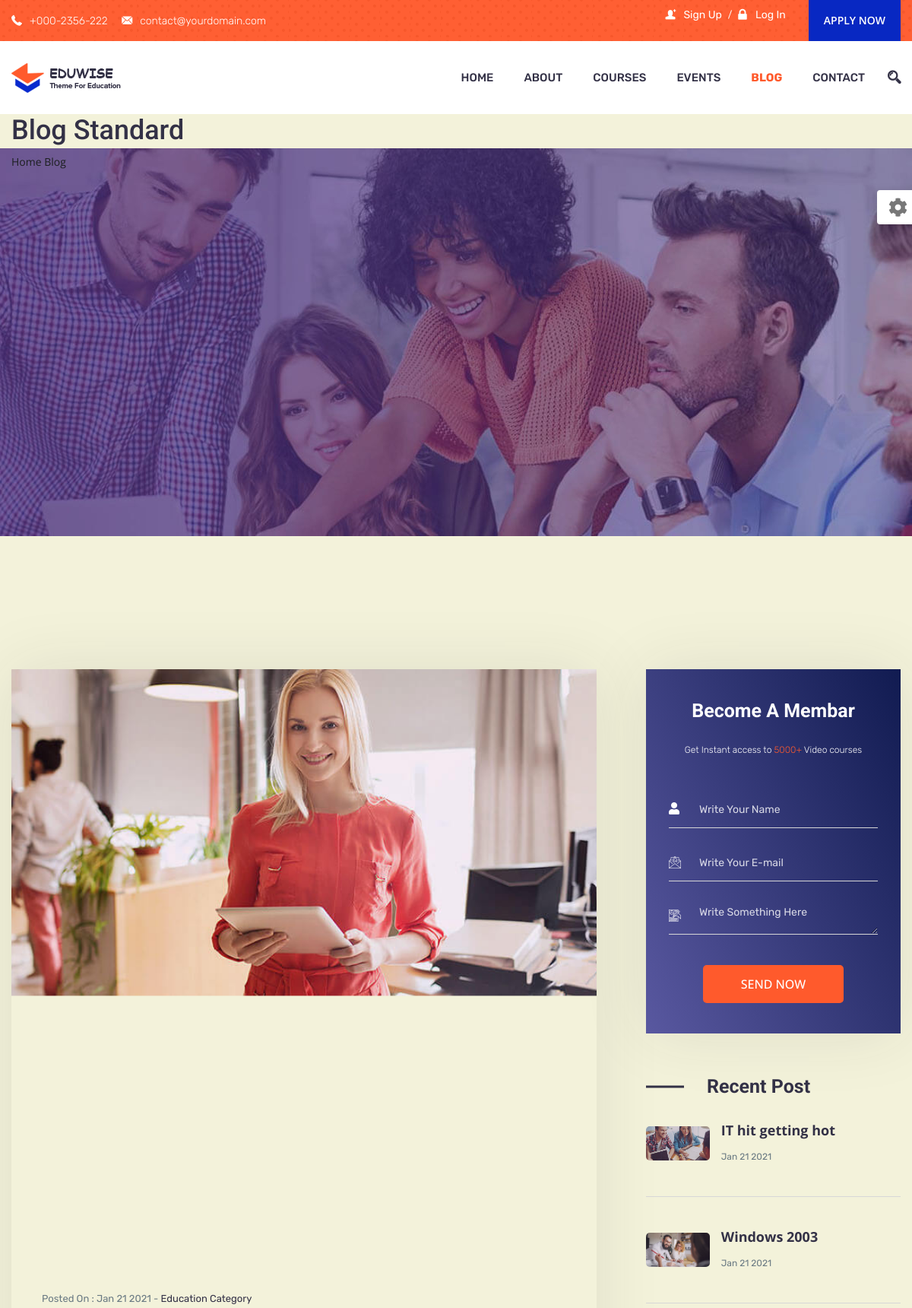
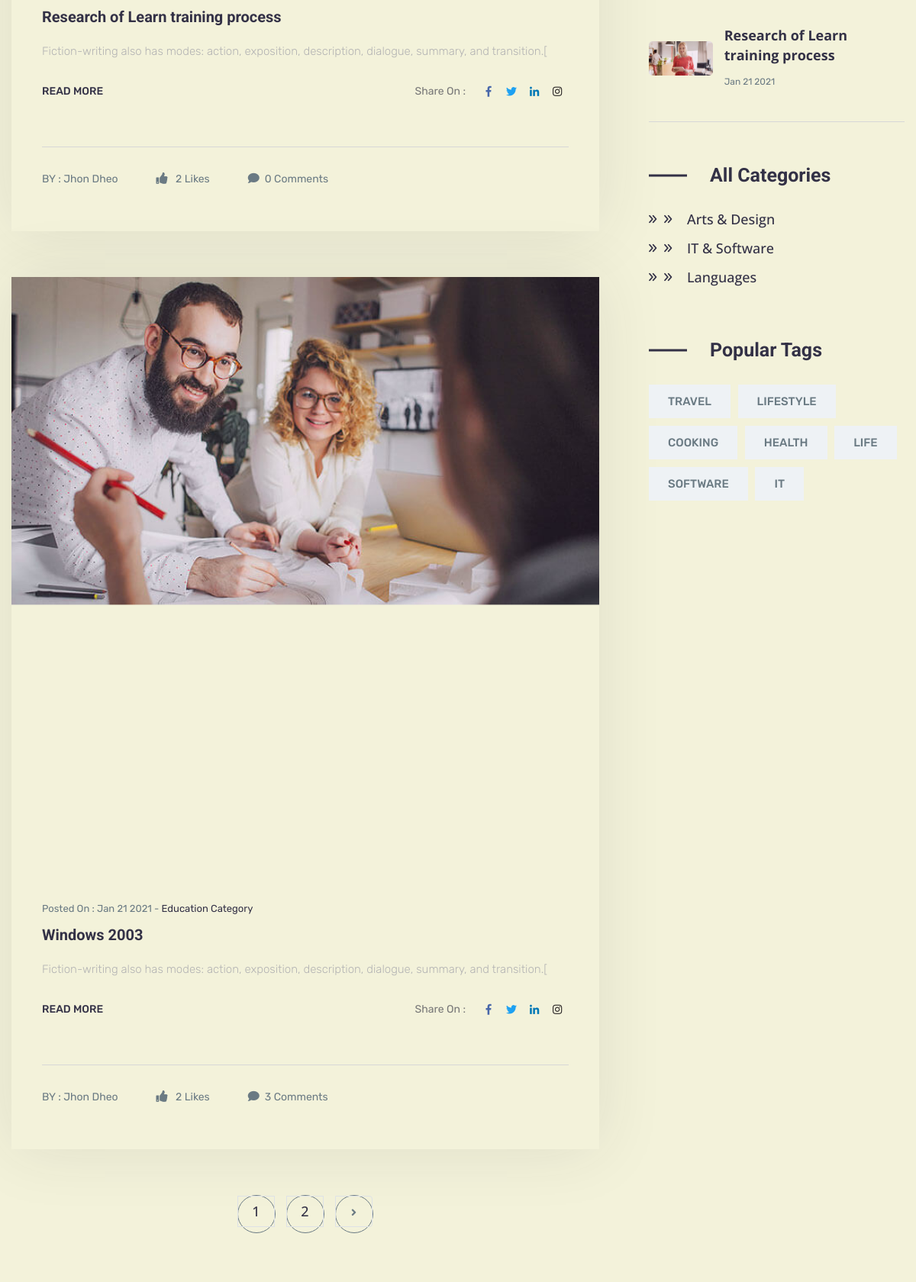
Screenshot of /blog/ (upper part) with the database file from the repository (2 pictures, top to bottom).
### blog/models.py (models this page shows, shortened)
class Post(models.Model):
    title = models.CharField(max_length=50)
    content = models.TextField()
    detail_content = models.TextField()
    author = models.ForeignKey(User , on_delete=models.CASCADE)
    image = models.ImageField(upload_to='blog/', blank=True, null=True)
    hit = models.IntegerField(default=0)
    category = models.ForeignKey(Category  ,null=True, on_delete=models.SET_NULL, related_name='posts')
    created  = models.DateTimeField(default=timezone.now)
    slug = models.SlugField(blank=True, null=True)
    tags = TaggableManager(blank=True)
    class Meta:
        verbose_name = ' post'
        verbose_name_plural = 'posts'
    def comment_count(self):
        return self.comments.all().count()

class Category(models.Model):
    category_name = models.CharField(max_length=50)
    slug = models.SlugField(blank=True, null=True)
    class Meta:
        verbose_name = ' category'
        verbose_name_plural = 'categories'

### blog/views.py (the view)
# urls.py: path('',views.post_list , name='post_list' ),
def post_list(request, news_letter=None):
    post_list = Post.objects.all()
    if news_letter:
        email = request.POST['email']
        Newsletter.objects.create(email=email)
    search_query = request.GET.get('q')
    if search_query:
        post_list = post_list.filter(
            Q(title__icontains=search_query) |
            Q(content__icontains=search_query) |
            Q(tags__name__icontains=search_query)
        ).distinct()
    paginator = Paginator(post_list, 2)
    page = request.GET.get('page')
    paged_post = paginator.get_page(page)
    context = {
        'post_list': paged_post,
    }
    return render(request, 'Post/post_list.html', context)

### blog/templatetags/custom_tags.py (called while the page is built)
@register.simple_tag(name="categories")
def all_categories():
    return Category.objects.all()

@register.simple_tag(name="tags")
def all_tags():
    return Tag.objects.all()

@register.simple_tag(name="recent_posts")
def all_post():
    return Post.objects.order_by('-created')[:5]

### templates/Post/post_list.html (shortened to what this page needs)
{% extends 'base.html' %}
{% load static %}
{% block content %}
 <div class="intro_wrapper" style="background: url({% static 'images/banner/inner_banner_1.jpg' %}) no-repeat center center !important; height: 600px;">
        <div class="container">
            <div class="row">
                 <div class="col-sm-12 col-md-8 col-lg-8">
                    <div class="intro_text">
                        <h1>Blog Standard</h1>
                        <div class="pages_links">
                            <a href="#" title="">Home</a>
                            <a href="#" title="" class="active">Blog</a>
                        </div>
                    </div>
                </div>
            </div>
        </div>
    </div>
</header>
<section class="blog_wrapper">
    <div class="container">
        <div class="row">
            <div class="col-12 col-sm-12 col-md-8 col-lg-8">
                {% if post_list %}
                {% for post in post_list %}
                <div class="single_blog">
                    <div class="blog_banner">
                        <a href="#" title=""><img src="{{ post.image.url }}" alt="" class="img-fluid"></a>
                    </div>
                    <div class="post_content_wrapper">
                        <div class="post_date"><p>Posted On : {{ post.created|date:"M d Y" }} - <span>Education Category</span></p></div>
                        <h3><a href="{% url 'blog:post_detail' post.id %}" title="">{{ post.title }}</a></h3>
                        <p>{{ post.content|slice:":100" }}</p>
                        <div class="post_by d-flex justify-content-between">
                            <a href="{% url 'blog:post_detail' post.id %}" title="">Read More  <i class="flaticon-login-button"></i></a>
                            <div class="social_wrapper d-flex">
                                <span>Share On : </span>
                                <ul class="social-items d-flex list-unstyled">
                                    <li><a href="#"><i class="fab fa-facebook-f fb_icon"></i></a></li>
                                    <li><a href="#"><i class="fab fa-twitter tw_icon"></i></a></li>
                                    <li><a href="#"><i class="fab fa-linkedin-in link_icon"></i></a></li>
                                    <li><a href="#"><i class="fab fa-instagram in_icon"></i></a></li>
                                </ul>
                            </div>
                        </div>
                        <ul class="post_bloger">
                            <li>BY : Jhon Dheo</li>
                            <li><i class="fas fa-thumbs-up"></i> 2 Likes</li>
                            <li><i class="fas fa-comment"></i>{{ post.comment_count }} Comments</li>
                        </ul>
                    </div>
                </div>
                {% endfor %}
                {% endif %}
                <div class="pagination_blog">
                    <div class="p-box-2 text-center">
                    <nav aria-label="Page navigation example">
                        {% if post_list.has_other_pages %}
                        <ul class="pagination">
                            {% for i in post_list.paginator.page_range  %}
                            {% if courses.number == i %}
                                <li class="page-item"><a class="page-link active" href="#">{{ i }}</a></li>
                            {% else %}
                                <li class="page-item"><a class="page-link" href="?page={{ i }}">{{ i }}</a></li>
                            {% endif %}
                            {% endfor %}
                            {% if  post_list.has_next %}
                                <li class="page-item">
                                    <a class="page-link" href="?page={{ post_list.next_page_number }}"><i class="fa fa-angle-right"></i></a>
                                </li>
                            {% else %}
                            <li class="page-item disabled">
                                <a class="page-link"><i class="fa fa-angle-right"></i></a>
                            </li>
                            {% endif %}
                        </ul>
                        {% endif %}
                    </nav>
                </div>
                </div>
            </div>
            {% include 'right_side.html' %}
        </div>
    </div>
</section>
{% endblock %}

### templates/right_side.html
{% load static %}
{% load custom_tags %}
<div class="col-12 col-sm-12 col-md-4 col-lg-4 blog_wrapper_right ">
    <div class="blog-right-items">
        <div class="become_a_teacher widget_single">
            <div class="form-full-box">
                <div class="form_title">
                    <h2>Become A Membar</h2>
                    <p>Get Instant access to <span>5000+ </span>Video courses </p>
                </div>
                <form>
                    <div class="register-form">
                        <div class="row">
                            <div class="col-12 col-xs-12 col-md-12">
                                <div class="form-group">
                                    <label><i class="fas fa-user"></i></label>
                                    <input class="form-control" name="name" placeholder="Write Your Name" required="" type="text">
                                </div>
                            </div>
                            <div class="col-12 col-xs-12 col-md-12">
                                <div class="form-group">
                                    <label><i class="flaticon-email"></i></label>
                                    <input class="form-control" name="email" placeholder="Write Your E-mail" required="" type="email">
                                </div>
                            </div>
                            <div class="col-12 col-xs-12 col-md-12">
                                <div class="form-group massage_text">
                                    <label><i class="flaticon-copywriting"></i></label>
                                    <textarea class="form-control" placeholder="Write Something Here" required="" ></textarea>
                                </div>
                            </div>
                            <div class="col-12 col-xs-12 col-md-12 register-btn-box">
                                <button class="register-btn" type="submit">Send Now</button>
                            </div>
                        </div>
                    </div>
                </form>
            </div>
        </div>
        <div class="recent_post_wrapper widget_single">
            <div class="items-title">
                <h3 class="title">Recent Post</h3>
            </div>
            {% recent_posts as recent_posts %}
            {% for post in recent_posts %}
            <div class="single-post">
                <div class="recent_img">
                     <a href="{% url 'blog:post_detail' post.id %}" title=""><img src="{{ post.image.url }}" alt="" class="img-fluid"></a>
                </div>
                <div class="post_title">
                    <a href="{% url 'blog:post_detail' post.id %}" title="">{{ post.title }}</a>
                    <div class="post-date">
                        <span>{{ post.created|date:"M d Y" }}</span>
                    </div>
                </div>
            </div>
            {% endfor %}
        </div>
        <div class="archives widget_single">
            <div class="items-title">
                <h3 class="title">All Categories</h3>
            </div>
            <div class="archives-items">
                <ul class="list-unstyled">
                    {% categories as categories %}
                    {% if categories %}
                    {% for category in categories %}
                    <li><a href="{% url 'blog:post_by_category' category.slug %}">{{ category.category_name }} </a></li>
                    {% endfor %}
                    {% endif %}
                </ul>
            </div>
        </div>
        <div class="popular_tags widget_single">
            <div class="items-title">
                <h3 class="title">Popular Tags</h3>
            </div>
            <div class="tags-items">
                <ul class="list-unstyled">
                    {% tags as tags %}
                    {% if tags %}
                    {% for tag in tags %}
                    <li><a href="{% url 'blog:post_by_tag' tag.slug %}" title="">{{ tag.name }}</a></li>
                    {% endfor %}
                    {% endif %}
                </ul>
            </div>
        </div>
    </div>
</div>

### static/css/assets/revolution/settings.css (style rules this page uses)
body { overflow-x: hidden !important; }

### static/css/responsive.css (style rules this page uses)
@media only screen and (min-width: 992px) and (max-width: 1280px) { section, header { overflow: hidden !important; } }

### static/login/css/style.css (style rules this page uses)
body { font-family: "Roboto", sans-serif; background-color: #fff; }
p { color: #b3b3b3; font-weight: 300; }
h1, h2, h3, h4, h5, h6, .h1, .h2, .h3, .h4, .h5, .h6 { font-family: "Roboto", sans-serif; }
a { -webkit-transition: .3s all ease; -o-transition: .3s all ease; transition: .3s all ease; }
h2 { font-size: 20px; }

### static/css/custom.css (style rules this page uses)
a { text-decoration: none; -webkit-transition: all 0.3s ease-in-out; -o-transition: all 0.3s ease-in-out; transition: all 0.3s ease-in-out; }
body { line-height: 24px; font-size: 14px; font-family: "Open Sans", sans-serif; font-weight: normal; color: #777777; }
h1, h2, h3, h4, h5, h6 { font-family: "Roboto", sans-serif; font-weight: 500; }
@media (min-width: 1200px) { .container { max-width: 1200px; } }
.blog_banner { min-height: 780px; position: relative; z-index: 1; overflow: hidden; margin-bottom: 0px; }
.page-link { background: transparent; font-weight: 400; }
h1 { font-size: 36px; }
h2 { font-size: 30px; }
h3 { font-size: 24px; }

### static/css/admin.css (style rules this page uses)
body { background: #F3F2DA; }
a:link, a:visited { color: #1c1f1f; }

### rows the page displays
Post: image (picture), created "Jan 21 2021", title "Research of Learn training process", content "Fiction-writing also has modes: action, exposition, description, dialogue, summary, and transition.[", comment_count "0"
Post: image (picture), created "Jan 21 2021", title "Windows 2003", content "Fiction-writing also has modes: action, exposition, description, dialogue, summary, and transition.[", comment_count "3"
Post: image (picture), title "IT hit getting hot", created "Jan 21 2021"
Category: category_name "Arts & Design"
Category: category_name "IT & Software"
Category: category_name "Languages"
Tag: name "TRAVEL"
Tag: name "LIFESTYLE"
Tag: name "COOKING"
Tag: name "HEALTH"
Tag: name "LIFE"
Tag: name "SOFTWARE"
Tag: name "IT"

### other values shown
{{ i }} "1" "2"
